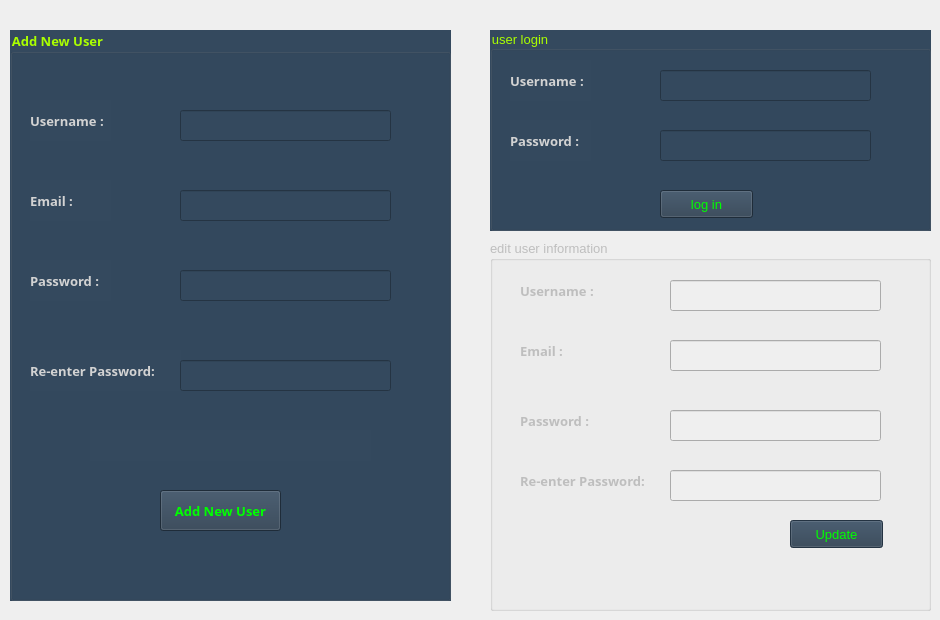
    <widget class="QWidget" name="tab_5">
     <attribute name="title">
      <string>user</string>
     </attribute>
     <widget class="QGroupBox" name="groupBox">
      <property name="geometry">
       <rect>
        <x>10</x>
        <y>30</y>
        <width>441</width>
        <height>571</height>
       </rect>
      </property>
      <property name="font">
       <font>
        <family>Myriad Pro Light</family>
        <pointsize>10</pointsize>
        <weight>75</weight>
        <bold>true</bold>
       </font>
      </property>
      <property name="styleSheet">
       <string notr="true">background-color: rgb(52,73,94);
color: rgb(170, 255, 0);</string>
      </property>
      <property name="title">
       <string>Add New User</string>
      </property>
      <widget class="QLabel" name="label">
       <property name="geometry">
        <rect>
         <x>20</x>
         <y>70</y>
         <width>81</width>
         <height>41</height>
        </rect>
       </property>
       <property name="font">
        <font>
         <family>Myriad Pro Light</family>
         <pointsize>10</pointsize>
         <weight>75</weight>
         <bold>true</bold>
        </font>
       </property>
       <property name="styleSheet">
        <string notr="true">color: rgb(211, 211, 211);</string>
       </property>
       <property name="text">
        <string>Username :</string>
       </property>
      </widget>
      <widget class="QLineEdit" name="regUsername">
       <property name="geometry">
        <rect>
         <x>170</x>
         <y>80</y>
         <width>211</width>
         <height>31</height>
        </rect>
       </property>
       <property name="font">
        <font>
         <family>Myriad Pro Light</family>
         <pointsize>10</pointsize>
         <weight>75</weight>
         <bold>true</bold>
        </font>
       </property>
      </widget>
      <widget class="QLabel" name="label_18">
       <property name="geometry">
        <rect>
         <x>20</x>
         <y>150</y>
         <width>81</width>
         <height>41</height>
        </rect>
       </property>
       <property name="font">
        <font>
         <family>Myriad Pro Light</family>
         <pointsize>10</pointsize>
         <weight>75</weight>
         <bold>true</bold>
        </font>
       </property>
       <property name="styleSheet">
        <string notr="true">color: rgb(211, 211, 211);</string>
       </property>
       <property name="text">
        <string>Email :</string>
       </property>
      </widget>
      <widget class="QLineEdit" name="regEmail">
       <property name="geometry">
        <rect>
         <x>170</x>
         <y>160</y>
         <width>211</width>
         <height>31</height>
        </rect>
       </property>
       <property name="font">
        <font>
         <family>Myriad Pro Light</family>
         <pointsize>10</pointsize>
         <weight>75</weight>
         <bold>true</bold>
        </font>
       </property>
      </widget>
      <widget class="QLabel" name="label_19">
       <property name="geometry">
        <rect>
         <x>20</x>
         <y>230</y>
         <width>81</width>
         <height>41</height>
        </rect>
       </property>
       <property name="font">
        <font>
         <family>Myriad Pro Light</family>
         <pointsize>10</pointsize>
         <weight>75</weight>
         <bold>true</bold>
        </font>
       </property>
       <property name="styleSheet">
        <string notr="true">color: rgb(211, 211, 211);</string>
       </property>
       <property name="text">
        <string>Password :</string>
       </property>
      </widget>
      <widget class="QLineEdit" name="regPass">
       <property name="geometry">
        <rect>
         <x>170</x>
         <y>240</y>
         <width>211</width>
         <height>31</height>
        </rect>
       </property>
       <property name="font">
        <font>
         <family>Myriad Pro Light</family>
         <pointsize>10</pointsize>
         <weight>75</weight>
         <bold>true</bold>
        </font>
       </property>
       <property name="text">
        <string/>
       </property>
       <property name="echoMode">
        <enum>QLineEdit::Password</enum>
       </property>
      </widget>
      <widget class="QLabel" name="label_20">
       <property name="geometry">
        <rect>
         <x>20</x>
         <y>320</y>
         <width>151</width>
         <height>41</height>
        </rect>
       </property>
       <property name="font">
        <font>
         <family>Myriad Pro Light</family>
         <pointsize>10</pointsize>
         <weight>75</weight>
         <bold>true</bold>
        </font>
       </property>
       <property name="styleSheet">
        <string notr="true">color: rgb(211, 211, 211);</string>
       </property>
       <property name="text">
        <string>Re-enter Password:</string>
       </property>
      </widget>
      <widget class="QLineEdit" name="regPassAgain">
       <property name="geometry">
        <rect>
         <x>170</x>
         <y>330</y>
         <width>211</width>
         <height>31</height>
        </rect>
       </property>
       <property name="font">
        <font>
         <family>Myriad Pro Light</family>
         <pointsize>10</pointsize>
         <weight>75</weight>
         <bold>true</bold>
        </font>
       </property>
       <property name="echoMode">
        <enum>QLineEdit::Password</enum>
       </property>
      </widget>
      <widget class="QPushButton" name="addUserBtn">
       <property name="geometry">
        <rect>
         <x>150</x>
         <y>460</y>
         <width>121</width>
         <height>41</height>
        </rect>
       </property>
       <property name="font">
        <font>
         <family>Myriad Pro Light</family>
         <pointsize>10</pointsize>
         <weight>75</weight>
         <bold>true</bold>
        </font>
       </property>
       <property name="styleSheet">
        <string notr="true">color: rgb(0, 255, 0);
background-color: rgb(44,62,80);</string>
       </property>
       <property name="text">
        <string>Add New User</string>
       </property>
      </widget>
      <widget class="QLabel" name="errorMsg">
       <property name="geometry">
        <rect>
         <x>80</x>
         <y>400</y>
         <width>281</width>
         <height>31</height>
        </rect>
       </property>
       <property name="styleSheet">
        <string notr="true">color: rgb(255, 0, 0);
font: 9pt &quot;MS Shell Dlg 2&quot;;</string>
       </property>
       <property name="text">
        <string/>
       </property>
      </widget>
     </widget>
     <widget class="QGroupBox" name="groupBox_2">
      <property name="geometry">
       <rect>
        <x>490</x>
        <y>30</y>
        <width>441</width>
        <height>201</height>
       </rect>
      </property>
      <property name="font">
       <font>
        <pointsize>10</pointsize>
       </font>
      </property>
      <property name="styleSheet">
       <string notr="true">background-color: rgb(52,73,94);
color: rgb(170, 255, 0);</string>
      </property>
      <property name="title">
       <string>user login</string>
      </property>
      <widget class="QLabel" name="label_21">
       <property name="geometry">
        <rect>
         <x>20</x>
         <y>90</y>
         <width>81</width>
         <height>41</height>
        </rect>
       </property>
       <property name="font">
        <font>
         <family>Myriad Pro Light</family>
         <pointsize>10</pointsize>
         <weight>75</weight>
         <bold>true</bold>
        </font>
       </property>
       <property name="styleSheet">
        <string notr="true">color: rgb(211, 211, 211);</string>
       </property>
       <property name="text">
        <string>Password :</string>
       </property>
      </widget>
      <widget class="QLabel" name="label_22">
       <property name="geometry">
        <rect>
         <x>20</x>
         <y>30</y>
         <width>81</width>
         <height>41</height>
        </rect>
       </property>
       <property name="font">
        <font>
         <family>Myriad Pro Light</family>
         <pointsize>10</pointsize>
         <weight>75</weight>
         <bold>true</bold>
        </font>
       </property>
       <property name="styleSheet">
        <string notr="true">color: rgb(211, 211, 211);</string>
       </property>
       <property name="text">
        <string>Username :</string>
       </property>
      </widget>
      <widget class="QLineEdit" name="userloginPass">
       <property name="geometry">
        <rect>
         <x>170</x>
         <y>100</y>
         <width>211</width>
         <height>31</height>
        </rect>
       </property>
       <property name="font">
        <font>
         <family>Myriad Pro Light</family>
         <pointsize>10</pointsize>
         <weight>75</weight>
         <bold>true</bold>
        </font>
       </property>
       <property name="echoMode">
        <enum>QLineEdit::Password</enum>
       </property>
      </widget>
      <widget class="QLineEdit" name="userloginUsername">
       <property name="geometry">
        <rect>
         <x>170</x>
         <y>40</y>
         <width>211</width>
         <height>31</height>
        </rect>
       </property>
       <property name="font">
        <font>
         <family>Myriad Pro Light</family>
         <pointsize>10</pointsize>
         <weight>75</weight>
         <bold>true</bold>
        </font>
       </property>
      </widget>
      <widget class="QPushButton" name="userLogin">
       <property name="geometry">
        <rect>
         <x>170</x>
         <y>160</y>
         <width>93</width>
         <height>28</height>
        </rect>
       </property>
       <property name="font">
        <font>
         <pointsize>10</pointsize>
        </font>
       </property>
       <property name="styleSheet">
        <string notr="true">color: rgb(0, 255, 0);
background-color: rgb(44,62,80);</string>
       </property>
       <property name="text">
        <string>log in</string>
       </property>
      </widget>
     </widget>
     <widget class="QGroupBox" name="edituserInfo">
      <property name="enabled">
       <bool>false</bool>
      </property>
      <property name="geometry">
       <rect>
        <x>490</x>
        <y>240</y>
        <width>441</width>
        <height>371</height>
       </rect>
      </property>
      <property name="font">
       <font>
        <pointsize>10</pointsize>
       </font>
      </property>
      <property name="styleSheet">
       <string notr="true"/>
      </property>
      <property name="title">
       <string>edit user information</string>
      </property>
      <widget class="QLineEdit" name="editUserPass">
       <property name="geometry">
        <rect>
         <x>180</x>
         <y>170</y>
         <width>211</width>
         <height>31</height>
        </rect>
       </property>
       <property name="font">
        <font>
         <family>Myriad Pro Light</family>
         <pointsize>10</pointsize>
         <weight>75</weight>
         <bold>true</bold>
        </font>
       </property>
       <property name="echoMode">
        <enum>QLineEdit::Password</enum>
       </property>
      </widget>
      <widget class="QLabel" name="label_25">
       <property name="geometry">
        <rect>
         <x>30</x>
         <y>220</y>
         <width>151</width>
         <height>41</height>
        </rect>
       </property>
       <property name="font">
        <font>
         <family>Myriad Pro Light</family>
         <pointsize>10</pointsize>
         <weight>75</weight>
         <bold>true</bold>
        </font>
       </property>
       <property name="text">
        <string>Re-enter Password:</string>
       </property>
      </widget>
      <widget class="QLineEdit" name="editUserMail">
       <property name="geometry">
        <rect>
         <x>180</x>
         <y>100</y>
         <width>211</width>
         <height>31</height>
        </rect>
       </property>
       <property name="font">
        <font>
         <family>Myriad Pro Light</family>
         <pointsize>10</pointsize>
         <weight>75</weight>
         <bold>true</bold>
        </font>
       </property>
      </widget>
      <widget class="QPushButton" name="userUpadteBtn">
       <property name="geometry">
        <rect>
         <x>300</x>
         <y>280</y>
         <width>93</width>
         <height>28</height>
        </rect>
       </property>
       <property name="font">
        <font>
         <pointsize>10</pointsize>
        </font>
       </property>
       <property name="styleSheet">
        <string notr="true">color: rgb(0, 255, 0);
background-color: rgb(44,62,80);</string>
       </property>
       <property name="text">
        <string>Update</string>
       </property>
      </widget>
      <widget class="QLabel" name="label_24">
       <property name="geometry">
        <rect>
         <x>30</x>
         <y>30</y>
         <width>81</width>
         <height>41</height>
        </rect>
       </property>
       <property name="font">
        <font>
         <family>Myriad Pro Light</family>
         <pointsize>10</pointsize>
         <weight>75</weight>
         <bold>true</bold>
        </font>
       </property>
       <property name="text">
        <string>Username :</string>
       </property>
      </widget>
      <widget class="QLabel" name="label_23">
       <property name="geometry">
        <rect>
         <x>30</x>
         <y>160</y>
         <width>81</width>
         <height>41</height>
        </rect>
       </property>
       <property name="font">
        <font>
         <family>Myriad Pro Light</family>
         <pointsize>10</pointsize>
         <weight>75</weight>
         <bold>true</bold>
        </font>
       </property>
       <property name="text">
        <string>Password :</string>
       </property>
      </widget>
      <widget class="QLineEdit" name="lineEdit_17">
       <property name="geometry">
        <rect>
         <x>180</x>
         <y>230</y>
         <width>211</width>
         <height>31</height>
        </rect>
       </property>
       <property name="font">
        <font>
         <family>Myriad Pro Light</family>
         <pointsize>10</pointsize>
         <weight>75</weight>
         <bold>true</bold>
        </font>
       </property>
       <property name="echoMode">
        <enum>QLineEdit::Password</enum>
       </property>
      </widget>
      <widget class="QLineEdit" name="editUserUsername">
       <property name="geometry">
        <rect>
         <x>180</x>
         <y>40</y>
         <width>211</width>
         <height>31</height>
        </rect>
       </property>
       <property name="font">
        <font>
         <family>Myriad Pro Light</family>
         <pointsize>10</pointsize>
         <weight>75</weight>
         <bold>true</bold>
        </font>
       </property>
      </widget>
      <widget class="QLabel" name="label_26">
       <property name="geometry">
        <rect>
         <x>30</x>
         <y>90</y>
         <width>81</width>
         <height>41</height>
        </rect>
       </property>
       <property name="font">
        <font>
         <family>Myriad Pro Light</family>
         <pointsize>10</pointsize>
         <weight>75</weight>
         <bold>true</bold>
        </font>
       </property>
       <property name="text">
        <string>Email :</string>
       </property>
      </widget>
     </widget>
    </widget>
